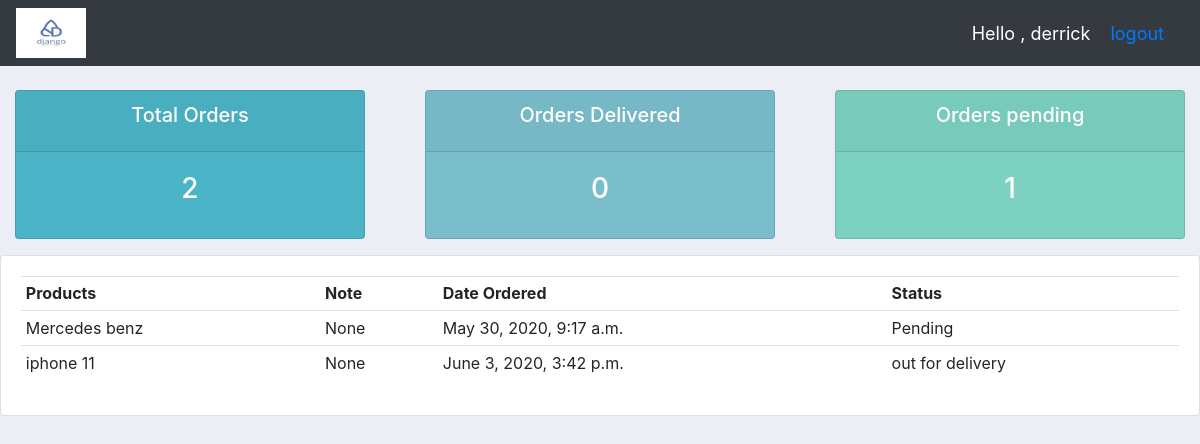
The page /user/ (signed in) on the database its author committed.
### accounts/models.py (models this page shows)
class Order(models.Model):
    STATUS=(
        ('Pending','pending'),
        ('out for delivery','out for delivery'),
        ('Delivered','Delivered')
    )
    customer = models.ForeignKey(Customer, on_delete=models.SET_NULL, null=True)
    products = models.ForeignKey(Products, on_delete=models.SET_NULL, null=True)
    status = models.CharField(max_length=222, null=True, choices=STATUS)
    date_created = models.DateTimeField(auto_now_add=True, null=True)
    note =  models.CharField(max_length=222, null=True)
    def __str__(self):
        return self.products.name

class Products(models.Model):
    CATEGORY =(
        ('Indoor','Indoor'),
        ('Outdoor','Outdoor')
    )
    name = models.CharField(max_length=200, null=True)
    price = models.FloatField()
    description = models.CharField(max_length=200, null=True, blank=True)
    category = models.CharField(max_length=200, null=True, choices=CATEGORY)
    date_created = models.DateTimeField(auto_now_add=True, null=True)
    tags = models.ManyToManyField(Tag)
    class Meta:
        verbose_name_plural='Products'
    def __str__(self):
        return self.name

### accounts/views.py (the view)
# urls.py: path('user/',views.userpage, name="userpage"),
def userpage(request):
    orders = request.user.customer.order_set.all()
    total_orders = orders.count()
    delivered = orders.filter(status='Delivered').count()
    pending = orders.filter(status='Pending').count()
    print('ORDERS:',orders)
    context={'orders':orders,  'total_orders': total_orders,
               'delivered': delivered,
               'pending': pending}
    return render(request, 'accounts/user.html',context)

### accounts/templates/accounts/user.html
{% extends 'accounts/base.html' %}
{%block content%}
{%include 'accounts/status.html'%}
<div class="row">
    <div class="col-md">
        <div class="card card-body">
            <table class="table table-sm">
                <tr>
                    <th>Products</th>
                    <th>Note</th>
                    <th>Date Ordered</th>
                    <th>Status</th>
                </tr>
              {% for order in orders %}
                  <tr>
                      <td>{{ order.products }}</td>
                      <td>{{ order.note}}</td>
                      <td>{{ order.date_created}}</td>
                      <td>{{ order.status }}</td>
                  </tr>
                {% endfor %}
            </table>
        </div>
    </div>
 </div>
{%endblock%}

### accounts/templates/accounts/navbar.html (shortened to what this page needs)
{% load static %}
<!doctype html>
<html lang="en">
<head>
    <link rel="stylesheet" href="{% static 'css/bootstrap.min.css' %}">
    <link rel="stylesheet" href="{% static 'css/main.css' %}">
</head>
<body>
<nav class="navbar navbar-expand-lg navbar-dark bg-dark">
    <img src="{% static 'img/logo.jpeg' %}" width="70" height="50">
<span class="hello-msg">Hello , {{request.user}}</span>
<span class="hello-msg"><a href="{%url 'logout'%}">logout</a></span>
</nav>
</body>
</html>

### accounts/static/css/main.css (style rules this page uses)
body { background-color:#ebeff5; }

### accounts/templates/accounts/navbar.html (style rules this page uses)
.hello-msg { font-size: 18px; color:#fff; margin-right: 20px; }

### rows shown on the page
Order: products "Mercedes benz", note "None", date_created "May 30, 2020, 9:17 a.m.", status "Pending"
Order: products "iphone 11", note "None", date_created "June 3, 2020, 3:42 p.m.", status "out for delivery"

### other values the page prints
{{ request.user }} "derrick"
{{ total_orders }} "2"
{{ delivered }} "0"
{{ pending }} "1"
